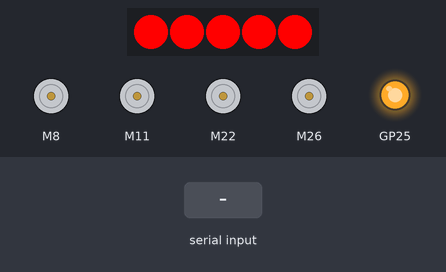
Recording of a program running on a simulated Raspberry Pi Pico. On the bench: 4 × DC motor (green arrow = forward, orange = backward, longer = faster), 5 RGB LEDs in strip order, left to right, output pins drawn as LEDs (lit = HIGH). The test bench sets the inputs (shaded band). Dim RGB values are drawn brighter than linear.

Above: at 2.25 s.
2.3 s: "90,45,200," received over Serial
At 2.36 s:
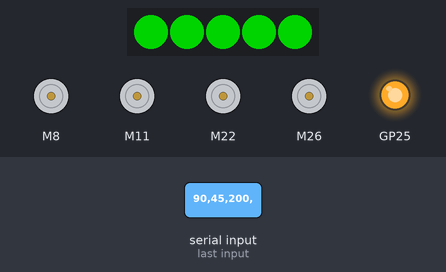
Timing chart, 0 to 9.8 s (numbered marks = the images above; inputs shaded):
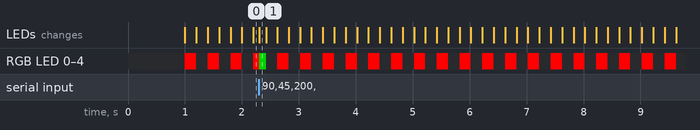

The program:

main.cpp
```cpp
#include "CytronMotorDriver.h"
#include <Arduino.h>
#include <PID_v1.h>
#include "RPi_Pico_TimerInterrupt.h"
#include "Commands.h"
#include "BTS7960.h"
#include "Cytron_MD30C.h"
#include <FastLED.h>

// Status Led init
#define LED_PIN 28
#define NUM_LEDS 5
#define BRIGHTNESS 255
#define LED_TYPE WS2812B
#define COLOR_ORDER GRB
CRGB leds[NUM_LEDS];

bool CONNECTED = false; // Stores the Drive Hub connection status
bool FIRST_BOOT = true; // Stores the Drive Hub first connection status
int warning_led_blink_rate = 200; // In Millisecond
const int time_out = 100;
// Set everything to 0 if no new data is received within the next 100 ms of receiving data

unsigned long previousMillis = 0;            // Stores the last time the LED was updated
unsigned long previousMillis_discon_led = 0; // Stores the last time the LED was updated
bool connection_led_state = false;

#define _LOG_MOTOR_PWM_ 0
#define _LOG_ENCODER_TICK_RPM_ 0
#define _LOG_PID_STATS_ 0

// Specify motor Driver
#define _MDDS30_
// #define _Motor_cytron_md30_
struct BusData
{
  int16_t motor_1;
  int16_t motor_2;
  int16_t motor_3;
  int16_t motor_4;
  int8_t led_status;
};
struct BusData DriveData = {0, 0, 0, 0};

#ifdef _MDDS30_
CytronMD motor_1(PWM_DIR, 8, 12);  // PWM 1 = Pin 3, DIR 1 = Pin 4.
CytronMD motor_2(PWM_DIR, 11, 13); // PWM 2 = Pin 9, DIR 2 = Pin 10.
CytronMD motor_3(PWM_DIR, 22, 20); // PWM 2 = Pin 9, DIR 2 = Pin 10.
CytronMD motor_4(PWM_DIR, 26, 21); // PWM 2 = Pin 9, DIR 2 = Pin 10.
#endif

void run_commands(char COMMAND)
{
  switch (COMMAND)
  {
  case MOTOR_RAW_PWM:
    // Adding braces removes jump case error
    {
      char buffer_motor_1_PWM[5];
      char buffer_motor_2_PWM[5];
      char buffer_motor_3_PWM[5];
      char buffer_motor_4_PWM[5];

      Serial.readBytesUntil(',', buffer_motor_1_PWM, sizeof(buffer_motor_1_PWM));
      Serial.readBytesUntil(',', buffer_motor_2_PWM, sizeof(buffer_motor_2_PWM));
      Serial.readBytesUntil(',', buffer_motor_3_PWM, sizeof(buffer_motor_3_PWM));
      Serial.readBytesUntil(',', buffer_motor_4_PWM, sizeof(buffer_motor_4_PWM));

      // Not sure about its use case
      char endBiyte = Serial.read();

      // Convert valid PWM char array to Intiger and store it to Struct
      DriveData.motor_1 = atoi(buffer_motor_1_PWM);
      DriveData.motor_2 = atoi(buffer_motor_2_PWM);
      DriveData.motor_3 = atoi(buffer_motor_3_PWM);
      DriveData.motor_4 = atoi(buffer_motor_4_PWM);

      break;
    }

  case READ_ENCODERS:
  {
    // Serial.print(" ");
    // Serial.print(counts);
    // Serial.print(counts);
    // Serial.print(" ");
    // Serial.println(counts);
    break;
  }
  }
}


void setup()
{
  pinMode(25, OUTPUT);
  digitalWrite(25, HIGH);
  Serial.setTimeout(1000);
  Serial.begin(115200);

  motor_1.setSpeed(0);
  motor_2.setSpeed(0);
  motor_3.setSpeed(0);
  motor_4.setSpeed(0);

  delay(1000);

  // Status led init
  FastLED.addLeds<LED_TYPE, LED_PIN, COLOR_ORDER>(leds, NUM_LEDS).setCorrection(TypicalLEDStrip);
  FastLED.setBrightness(BRIGHTNESS);
}

// CORE 1 Main Loop
void loop()
{
  unsigned long currentMillis = millis();
  CONNECTED = (currentMillis - previousMillis <= time_out) ? true : false;

  if (Serial.available() > 0)
  {
    byte cmd = Serial.read();
    run_commands(cmd);
    previousMillis = currentMillis;
  }

  // Power up the motor if DrveHub is connected
  if (CONNECTED){
    motor_1.setSpeed(DriveData.motor_1);
    motor_2.setSpeed(DriveData.motor_2);
    motor_3.setSpeed(DriveData.motor_3);
    motor_4.setSpeed(DriveData.motor_4);

    // TODO : turn on only once not every time
    leds[0] = CRGB::Green;
    leds[1] = CRGB::Green;
    leds[2] = CRGB::Green;
    leds[3] = CRGB::Green;
    leds[4] = CRGB::Green;
    FastLED.show();
  }

  if (!CONNECTED){
    motor_1.setSpeed(0);
    motor_2.setSpeed(0);
    motor_3.setSpeed(0);
    motor_4.setSpeed(0);
     // Disconnection Led Warning
    if (currentMillis - previousMillis_discon_led >= warning_led_blink_rate)
    {
      connection_led_state = !connection_led_state;

      if (connection_led_state == true)
      {
        leds[0] = CRGB::Red;
        leds[1] = CRGB::Red;
        leds[2] = CRGB::Red;
        leds[3] = CRGB::Red;
        leds[4] = CRGB::Red;
      }
      else
      {
        leds[0] = CRGB::Black;
        leds[1] = CRGB::Black;
        leds[2] = CRGB::Black;
        leds[3] = CRGB::Black;
        leds[4] = CRGB::Black;
      }
      previousMillis_discon_led = currentMillis;
    FastLED.show();
    }
  }

  // Serial.print(DriveData.motor_1);
  // Serial.print(" ");
  // Serial.print(DriveData.motor_2);
  // Serial.print(" ");
  // Serial.print(DriveData.motor_3);
  // Serial.print(" ");
  // Serial.println(DriveData.motor_4);

#if (_LOG_MOTOR_PWM_)
  Serial.println(DriveData.motor_1);
  Serial.println(DriveData.motor_2);
  Serial.println(DriveData.motor_3);
  Serial.println(DriveData.motor_4);
#endif
}
```

Measured:
- after the input at 2.3 s, the LEDs: change at once (image 1)
